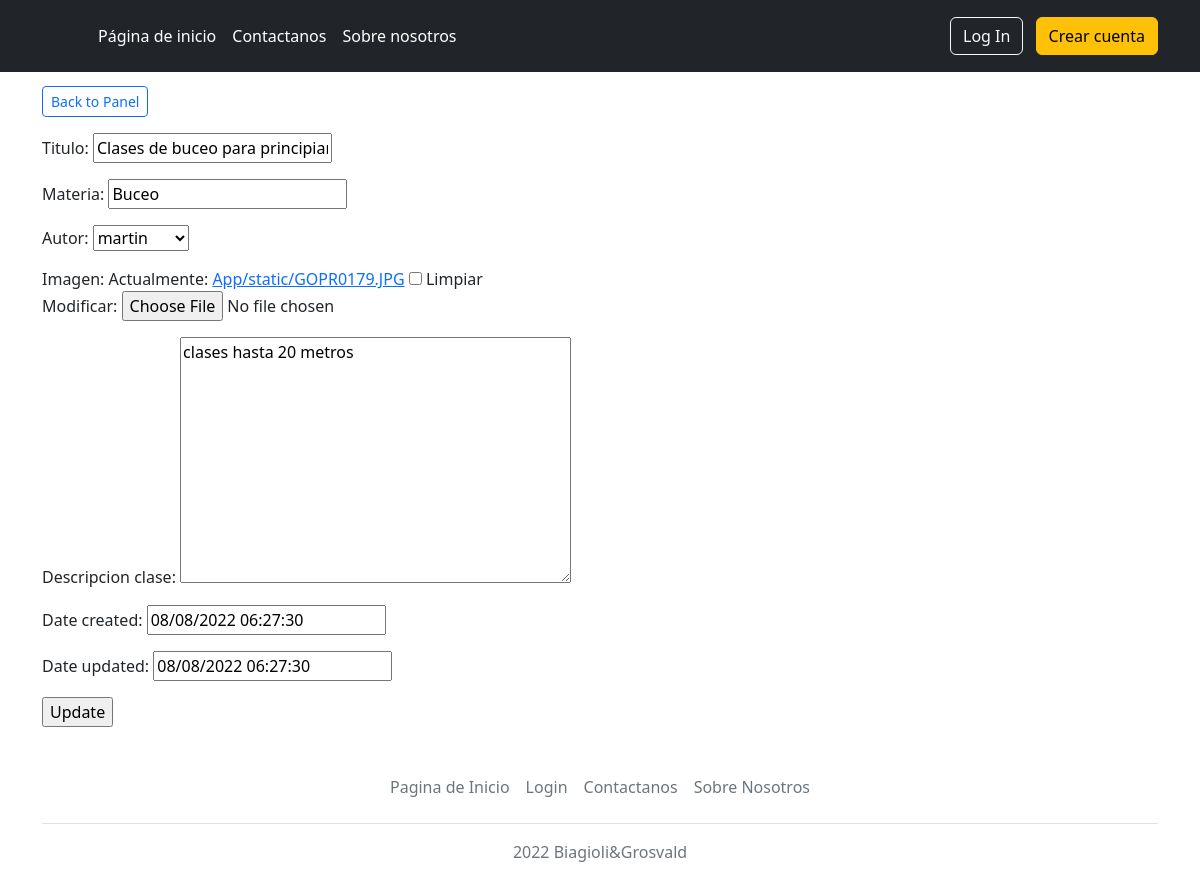
The app's page /anuncio/1/update (signed in), older data.
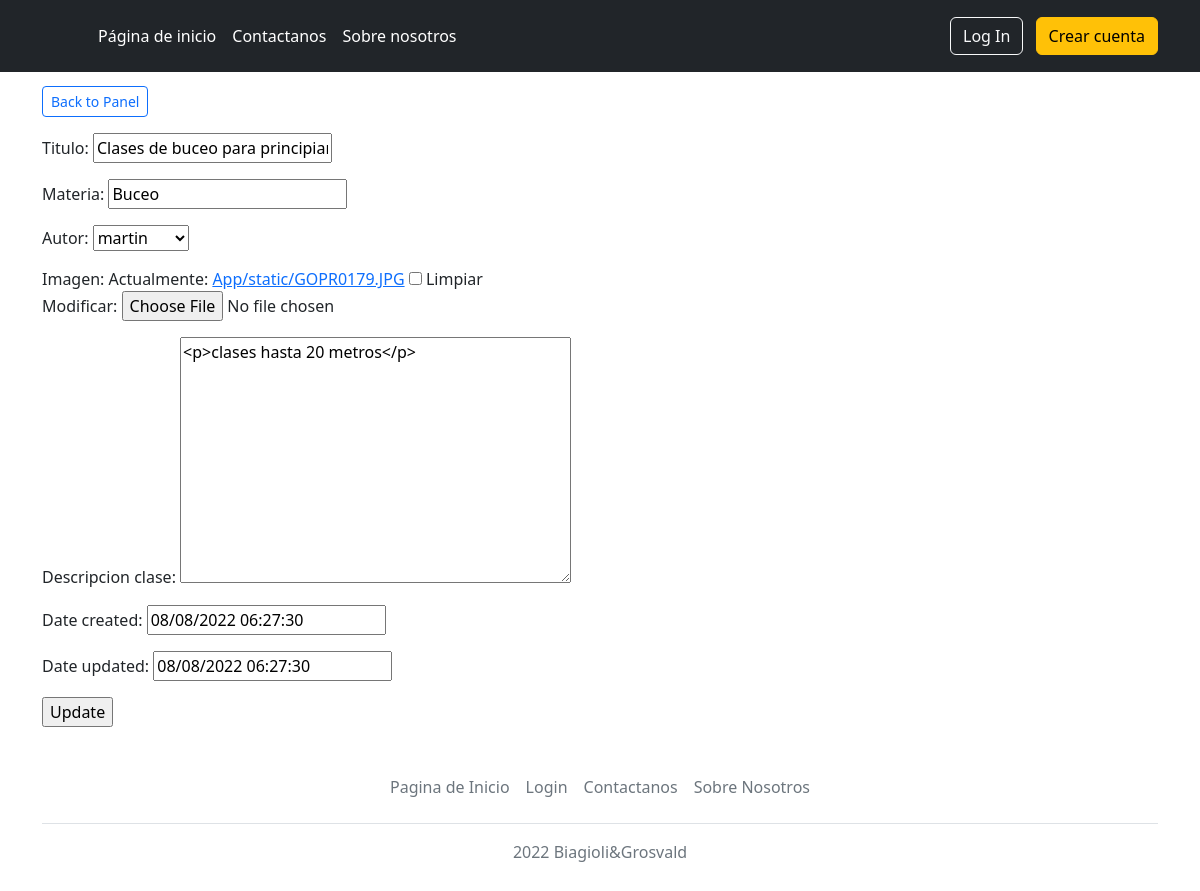
The same page, newer data.
### App/models.py (models this page shows, shortened)
class Anuncio(models.Model):
    titulo = models.CharField(max_length=100)
    materia = models.CharField(max_length=180)
    autor = models.ForeignKey(User, models.SET_NULL, blank=True, null=True)
    imagen = models.ImageField(upload_to="App\static", null=True, blank=True)
    descripcion_clase = RichTextField()
    date_created = models.DateTimeField(default=timezone.now)
    date_updated = models.DateTimeField(default=timezone.now)

### App/views.py (the view)
# urls.py: path('anuncio/<pk>/update', AnuncioUpdateView.as_view(), name ="anuncio-update" ), #modifica anuncio
class AnuncioUpdateView(LoginRequiredMixin, UpdateView):
    model = Anuncio
    template_name = "App/anuncio_update.html"
    fields = ['titulo','materia' , 'autor', 'imagen', 'descripcion_clase', 'date_created', 'date_updated']
    success_url = reverse_lazy('operacion-ok')

### App/templates/App/anuncio_update.html (shortened to what this page needs)
{% extends "App/base.html" %}
{% load static %}
{% block main %}
<main class="flex-shrink-0">
    <div class="container">
        <a type="button" href = "{% url 'perfil' user.id %}" style="margin-top: 1em;" class="btn btn-sm btn-outline-primary" >Back to Panel</a>
        <form method="post" enctype="multipart/form-data" style="margin-top: 1em;">{% csrf_token %}
        {{ form.as_p }}
        {% if request.resolver_match.url_name == "anuncio-update" %}
            <input type="submit" value="Update">
        {% else %}
            <input type="submit" value="Create">
        {% endif %}
        </form>
    </div>
</main>
{% endblock %}

Row changes from the older to the newer data that the page shows:
changed Anuncio "Clases de buceo para principiantes": descripcion_clase "clases hasta 20 metros" → "<p>clases hasta 20 metros</p>"
